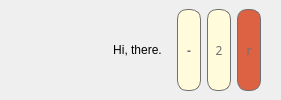
       <widget class="QWidget" name="title" native="true">
        <property name="layoutDirection">
         <enum>Qt::LeftToRight</enum>
        </property>
        <layout class="QHBoxLayout" name="horizontalLayout_5" stretch="1,20,1">
         <property name="topMargin">
          <number>0</number>
         </property>
         <property name="bottomMargin">
          <number>0</number>
         </property>
         <item>
          <spacer name="horizontalSpacer_2">
           <property name="orientation">
            <enum>Qt::Horizontal</enum>
           </property>
           <property name="sizeType">
            <enum>QSizePolicy::Minimum</enum>
           </property>
           <property name="sizeHint" stdset="0">
            <size>
             <width>102</width>
             <height>20</height>
            </size>
           </property>
          </spacer>
         </item>
         <item>
          <widget class="QLabel" name="label_2">
           <property name="text">
            <string>Hi, there.</string>
           </property>
           <property name="alignment">
            <set>Qt::AlignCenter</set>
           </property>
          </widget>
         </item>
         <item>
          <widget class="QWidget" name="titlebuttons" native="true">
           <property name="sizePolicy">
            <sizepolicy hsizetype="Minimum" vsizetype="Preferred">
             <horstretch>0</horstretch>
             <verstretch>0</verstretch>
            </sizepolicy>
           </property>
           <property name="minimumSize">
            <size>
             <width>102</width>
             <height>0</height>
            </size>
           </property>
           <property name="maximumSize">
            <size>
             <width>102</width>
             <height>16777215</height>
            </size>
           </property>
           <property name="styleSheet">
            <string notr="true"/>
           </property>
           <layout class="QHBoxLayout" name="horizontalLayout_4">
            <property name="leftMargin">
             <number>9</number>
            </property>
            <property name="topMargin">
             <number>9</number>
            </property>
            <property name="rightMargin">
             <number>9</number>
            </property>
            <property name="bottomMargin">
             <number>9</number>
            </property>
            <item>
             <widget class="QPushButton" name="minimize_butt">
              <property name="sizePolicy">
               <sizepolicy hsizetype="Minimum" vsizetype="Minimum">
                <horstretch>0</horstretch>
                <verstretch>0</verstretch>
               </sizepolicy>
              </property>
              <property name="minimumSize">
               <size>
                <width>24</width>
                <height>24</height>
               </size>
              </property>
              <property name="font">
               <font>
                <family>Poppins</family>
                <weight>75</weight>
                <bold>true</bold>
               </font>
              </property>
              <property name="styleSheet">
               <string notr="true">QPushButton{
border: 1px solid #707070;
border-radius: 10px;
background:#FFFBDB;
color: #707070;
}
QPushButton:hover{
border: 1px solid #535249;
border-radius: 10px;
background:#535249;
color: #FFFBDB;
}</string>
              </property>
              <property name="text">
               <string>-</string>
              </property>
             </widget>
            </item>
            <item>
             <widget class="QPushButton" name="maximize_butt">
              <property name="sizePolicy">
               <sizepolicy hsizetype="Minimum" vsizetype="Minimum">
                <horstretch>0</horstretch>
                <verstretch>0</verstretch>
               </sizepolicy>
              </property>
              <property name="minimumSize">
               <size>
                <width>24</width>
                <height>24</height>
               </size>
              </property>
              <property name="font">
               <font>
                <family>Webdings</family>
                <weight>50</weight>
                <bold>false</bold>
               </font>
              </property>
              <property name="styleSheet">
               <string notr="true">QPushButton{
border: 1px solid #707070;
border-radius: 10px;
background:#FFFBDB;
color: #707070;
}
QPushButton:hover{
border: 1px solid #535249;
border-radius: 10px;
background:#535249;
color: #FFFBDB;
}</string>
              </property>
              <property name="text">
               <string>2</string>
              </property>
             </widget>
            </item>
            <item>
             <widget class="QPushButton" name="close_butt">
              <property name="sizePolicy">
               <sizepolicy hsizetype="Minimum" vsizetype="Minimum">
                <horstretch>0</horstretch>
                <verstretch>0</verstretch>
               </sizepolicy>
              </property>
              <property name="minimumSize">
               <size>
                <width>24</width>
                <height>24</height>
               </size>
              </property>
              <property name="font">
               <font>
                <family>Webdings</family>
                <weight>50</weight>
                <bold>false</bold>
               </font>
              </property>
              <property name="styleSheet">
               <string notr="true">QPushButton{
border: 1px solid #707070;
border-radius: 10px;
background:#DD6243;
color: #707070;
}
QPushButton:hover{
border: 1px solid #E8907A;
border-radius: 10px;
background:#E8907A;
color: #FFFBDB;
}</string>
              </property>
              <property name="text">
               <string>r</string>
              </property>
             </widget>
            </item>
           </layout>
          </widget>
         </item>
        </layout>
       </widget>
